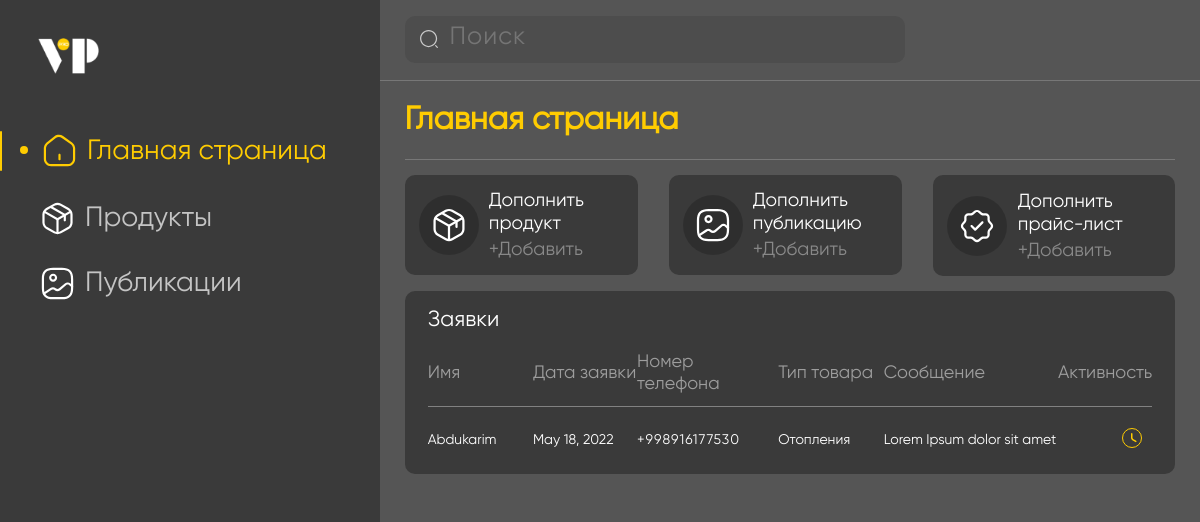
/manage/main/ (signed in), run on the app's committed database.
### main/models.py (models this page shows, shortened)
class Assignment(models.Model):
    name = models.CharField(max_length=100)
    number = models.PositiveIntegerField()
    date = models.DateField(auto_now_add=True)
    bind = models.ForeignKey(ProductCategory1, on_delete=models.CASCADE)
    email = models.CharField(max_length=100, blank=True)
    city = models.ForeignKey(Cities, on_delete=models.CASCADE)
    message = models.TextField()
    done = models.BooleanField(default=False)
    class Meta:
        ordering = ['-id']

class ProductCategory1(models.Model):
    name = models.CharField("Mahsulot bosh kategoriyasi", max_length=150)
    short = models.CharField("Qisqa nomi", max_length=100)
    imgon = models.ImageField("Mahsulot rasmi #1", upload_to="images/product categories/")
    imgunder = models.ImageField("Mahsulot rasmi #2", upload_to="images/product categories/")
    imgmobile = models.ImageField("Mahsulot rasmi telefo'nda", upload_to="images/product categories/")
    date = models.DateField(auto_now_add=True)
    class Meta:
        verbose_name = "Product Category1"
        verbose_name_plural = "Product Categories1"

### main/views.py (the view, shortened to what this page needs)
# urls.py: path('main/', admin_main, name='admin_main'),
def admin_main(request):
    if request.user.is_authenticated:
        data = {}
        request_get = request.GET
        context = {
            "index": 0,
            "users": Assignment.objects.select_related('bind').all(),
            "search": 'assignment'
        }
        return render(request, 'admin_manage/main.html', context)
    else:
        return HttpResponse("<h1 style='text-align:center;'>You are not admin</h1>")

### templates/admin_manage/main.html (shortened to what this page needs)
{% extends './baseadmin/base_panel.html' %}
{% block main_panel %}
<div class="right_panel_title">
    <p>Главная страница</p>
</div>
<div class="menu_carts_block">
    <div class="menu_cart">
        <a href="/manage/product/1/">
            <div class="cart_img">
            </div>
            <div class="cart_text">
                <p>Дополнить продукт</p>
                <span>+Добавить</span>
            </div>
        </a>
    </div>
    <div class="menu_cart">
        <a href="{% url 'main2:post' %}">
            <div class="cart_img">
            </div>
            <div class="cart_text">
                <p>Дополнить публикацию</p>
                <span>+Добавить</span>
            </div>
        </a>
    </div>
    <div class="menu_cart">
        <a>
            <div class="cart_img">
            </div>
            <div class="cart_text">
                <p>Дополнить прайс-лист</p>
                <span>+Добавить</span>
            </div>
        </a>
    </div>
</div>
<div class="right_panel_table_container">
    <div class="table_title">
        <p>Заявки</p>
    </div>
    <div class="right_panel_table">
        <table>
            <thead>
                <tr>
                    <th>Имя</th>
                    <th>Дата заявки</th>
                    <th>Номер телефона</th>
                    <th>Тип товара</th>
                    <th>Сообщение</th>
                    <th>Активность</th>
                </tr>
            </thead>
            <tbody class="assignment_table">
                {% for user in users %}
                    <tr>
                        <td class="td_name">{{user.name}}</td>
                        <td class="td_date">{{user.date}}</td>
                        <td class="td_number">
                            <a href="tel:{{user.number}}">+{{user.number}}</a>
                        </td>
                        <td class="td_category">{{user.bind.short}}</td>
                        <td class="td_comment">
                            <p onclick="more_comment(this)">
                                {{user.message}}
                            </p>
                        </td>
                        {% if user.done %}
                        <td class="td_action">
                            <div style="padding:10px; cursor:pointer;" onclick="done(this)" done="true" data-id="{{user.id}}">
                                <svg width="20" height="20" viewBox="0 0 20 20" fill="none" xmlns="http://www.w3.org/2000/svg">
                                    <circle cx="10" cy="10" r="9.5" stroke="#8DEB27"/>
                                    <path d="M8.22395 11.7111L8.5775 12.0646L8.93105 11.7111L14.0711 6.57105C14.1658 6.47632 14.3292 6.47632 14.4239 6.57105C14.5187 6.66579 14.5187 6.82921 14.4239 6.92395L8.75395 12.5939C8.70664 12.6412 8.64339 12.6675 8.5775 12.6675C8.51162 12.6675 8.44836 12.6412 8.40105 12.5939L5.57105 9.76395C5.47632 9.66921 5.47632 9.50579 5.57105 9.41105C5.66579 9.31632 5.82921 9.31632 5.92395 9.41105L8.22395 11.7111Z" fill="white" stroke="#8DEB27"/>
                                </svg>
                            </div>
                        </td>
                        {% else %}
                        <td class="td_action">
                            <div style="padding:10px; cursor:pointer;" onclick="done(this)" done="false" data-id="{{user.id}}">
                            </div>
                        </td>
                        {% endif %}
                    </tr>
                {% endfor %}
            </tbody>
        </table>
    </div>
</div>
{% endblock %}

### staticfiles/css/admin.css (style rules this page uses)
html { scroll-behavior: smooth; }
* { box-sizing: border-box; }
body,header,main,footer,section,div { width:100%; height:auto; }
body,h1,h2,h3,h4,h5,h6,p,section,div { margin:0 ; padding:0; }
a { color:inherit; text-decoration:none !important; cursor: pointer; }
body { background-color:#555555; }
.right_panel_title { padding-bottom:2.5%; border-bottom:1px solid rgba(255,255,255,0.2); font-size:32px; font-family:gilroy; color:#FFCC01; font-weight:bold !important; }
.menu_carts_block { display:flex; flex-direction:row; padding:2% 0%; }
.menu_cart { padding-right:4%; }
.menu_cart:last-child { padding-right:0; }
.menu_cart a { display:flex; align-items:center; background-color:#3A3A3A; padding:6%; border-radius:10px; }
.cart_img { max-width:60px; height:60px; border-radius:50%; display:flex; justify-content:center; align-items:center; background-color:rgba(0, 0, 0, 0.2); }
.cart_img svg { width:60%; }
.cart_text { padding-left:5%; font-family:gilroy; font-size:19px; color:white; }
.cart_text p { margin-bottom:3px; }
.cart_text span { color: rgb(255,255,255, 0.4); }
.right_panel_table_container { width:100%; height:auto; background-color:#3A3A3A; border-radius:10px; }
.table_title { padding:2% 3% 1% 3%; color:white; font-family:'gilroy'; font-size:22px; display:flex; justify-content:space-between; }
.right_panel_table { padding:0% 3%; }
table { border-collapse: collapse; width: 100%; text-align: left; color:white; }
thead { border-bottom: 1px solid rgba(255, 255, 255, 0.2); }
thead tr th { padding:1.5% 0%; color:rgba(255, 255, 255, 0.5); font-family:gilroy; font-weight:lighter !important; font-size:18px; }
tbody tr td { padding:1.5% 0%; border-bottom: 1px solid rgba(255, 255, 255, 0.2); font-family:gilroy; font-size:14px; }
tbody tr:last-child td { border-bottom: none; }
thead tr th:last-child,tbody tr td:last-child { text-align: right; }
.td_name,.td_category,.td_date { width:15%; }
.td_number { width:20%; letter-spacing:1px; }
.td_comment { width:25%; overflow:hidden; }
.td_action { width:10%; }
.td_comment p { max-height:35px; overflow:hidden; overflow: hidden; position: relative; cursor: pointer; transition: max-height 0.2s ease-out; }
.td_action div svg { width:20px; }

### data on the page
Assignment: name "Abdukarim", date "May 18, 2022", number "998916177530", bind.short "Отопления", message "Lorem Ipsum dolor sit amet"
